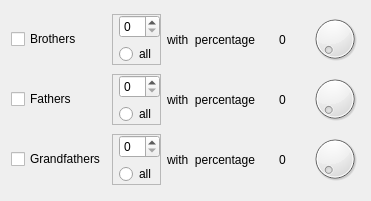
        <widget class="QWidget" name="gridLayoutWidget_10">
         <property name="geometry">
          <rect>
           <x>420</x>
           <y>150</y>
           <width>371</width>
           <height>201</height>
          </rect>
         </property>
         <layout class="QGridLayout" name="gridLayout_11">
          <item row="1" column="3" alignment="Qt::AlignHCenter">
           <widget class="QLabel" name="label_78">
            <property name="text">
             <string>0</string>
            </property>
           </widget>
          </item>
          <item row="0" column="3" alignment="Qt::AlignHCenter">
           <widget class="QLabel" name="label_79">
            <property name="text">
             <string>0</string>
            </property>
           </widget>
          </item>
          <item row="0" column="0">
           <widget class="QCheckBox" name="checkBox_31">
            <property name="text">
             <string>Brothers</string>
            </property>
           </widget>
          </item>
          <item row="1" column="4">
           <widget class="QDial" name="dial_32">
            <property name="sizePolicy">
             <sizepolicy hsizetype="Fixed" vsizetype="Minimum">
              <horstretch>1</horstretch>
              <verstretch>1</verstretch>
             </sizepolicy>
            </property>
            <property name="maximumSize">
             <size>
              <width>50</width>
              <height>50</height>
             </size>
            </property>
           </widget>
          </item>
          <item row="0" column="2">
           <widget class="QLabel" name="label_80">
            <property name="text">
             <string>with  percentage</string>
            </property>
           </widget>
          </item>
          <item row="0" column="4">
           <widget class="QDial" name="dial_33">
            <property name="sizePolicy">
             <sizepolicy hsizetype="Fixed" vsizetype="Minimum">
              <horstretch>1</horstretch>
              <verstretch>1</verstretch>
             </sizepolicy>
            </property>
            <property name="maximumSize">
             <size>
              <width>50</width>
              <height>50</height>
             </size>
            </property>
           </widget>
          </item>
          <item row="1" column="2">
           <widget class="QLabel" name="label_81">
            <property name="text">
             <string>with  percentage</string>
            </property>
           </widget>
          </item>
          <item row="1" column="0">
           <widget class="QCheckBox" name="checkBox_32">
            <property name="text">
             <string>Fathers</string>
            </property>
           </widget>
          </item>
          <item row="0" column="1">
           <widget class="QFrame" name="frame_28">
            <property name="frameShape">
             <enum>QFrame::StyledPanel</enum>
            </property>
            <property name="frameShadow">
             <enum>QFrame::Raised</enum>
            </property>
            <layout class="QVBoxLayout" name="verticalLayout_37">
             <property name="leftMargin">
              <number>6</number>
             </property>
             <property name="topMargin">
              <number>0</number>
             </property>
             <property name="rightMargin">
              <number>0</number>
             </property>
             <property name="bottomMargin">
              <number>0</number>
             </property>
             <item>
              <widget class="QSpinBox" name="spinBox_28">
               <property name="sizePolicy">
                <sizepolicy hsizetype="Fixed" vsizetype="Fixed">
                 <horstretch>0</horstretch>
                 <verstretch>0</verstretch>
                </sizepolicy>
               </property>
              </widget>
             </item>
             <item>
              <widget class="QRadioButton" name="radioButton_28">
               <property name="text">
                <string>all</string>
               </property>
              </widget>
             </item>
            </layout>
           </widget>
          </item>
          <item row="1" column="1">
           <widget class="QFrame" name="frame_29">
            <property name="frameShape">
             <enum>QFrame::StyledPanel</enum>
            </property>
            <property name="frameShadow">
             <enum>QFrame::Raised</enum>
            </property>
            <layout class="QVBoxLayout" name="verticalLayout_38">
             <property name="leftMargin">
              <number>6</number>
             </property>
             <property name="topMargin">
              <number>0</number>
             </property>
             <property name="rightMargin">
              <number>0</number>
             </property>
             <property name="bottomMargin">
              <number>0</number>
             </property>
             <item>
              <widget class="QSpinBox" name="spinBox_29">
               <property name="sizePolicy">
                <sizepolicy hsizetype="Fixed" vsizetype="Fixed">
                 <horstretch>0</horstretch>
                 <verstretch>0</verstretch>
                </sizepolicy>
               </property>
              </widget>
             </item>
             <item>
              <widget class="QRadioButton" name="radioButton_29">
               <property name="text">
                <string>all</string>
               </property>
              </widget>
             </item>
            </layout>
           </widget>
          </item>
          <item row="2" column="0">
           <widget class="QCheckBox" name="checkBox_33">
            <property name="text">
             <string>Grandfathers</string>
            </property>
           </widget>
          </item>
          <item row="2" column="1">
           <widget class="QFrame" name="frame_30">
            <property name="frameShape">
             <enum>QFrame::StyledPanel</enum>
            </property>
            <property name="frameShadow">
             <enum>QFrame::Raised</enum>
            </property>
            <layout class="QVBoxLayout" name="verticalLayout_39">
             <property name="leftMargin">
              <number>6</number>
             </property>
             <property name="topMargin">
              <number>0</number>
             </property>
             <property name="rightMargin">
              <number>0</number>
             </property>
             <property name="bottomMargin">
              <number>0</number>
             </property>
             <item>
              <widget class="QSpinBox" name="spinBox_30">
               <property name="sizePolicy">
                <sizepolicy hsizetype="Fixed" vsizetype="Fixed">
                 <horstretch>0</horstretch>
                 <verstretch>0</verstretch>
                </sizepolicy>
               </property>
              </widget>
             </item>
             <item>
              <widget class="QRadioButton" name="radioButton_30">
               <property name="text">
                <string>all</string>
               </property>
              </widget>
             </item>
            </layout>
           </widget>
          </item>
          <item row="2" column="2">
           <widget class="QLabel" name="label_82">
            <property name="text">
             <string>with  percentage</string>
            </property>
           </widget>
          </item>
          <item row="2" column="3" alignment="Qt::AlignHCenter">
           <widget class="QLabel" name="label_83">
            <property name="text">
             <string>0</string>
            </property>
           </widget>
          </item>
          <item row="2" column="4">
           <widget class="QDial" name="dial_34">
            <property name="sizePolicy">
             <sizepolicy hsizetype="Fixed" vsizetype="Minimum">
              <horstretch>1</horstretch>
              <verstretch>1</verstretch>
             </sizepolicy>
            </property>
            <property name="maximumSize">
             <size>
              <width>50</width>
              <height>50</height>
             </size>
            </property>
           </widget>
          </item>
         </layout>
        </widget>
